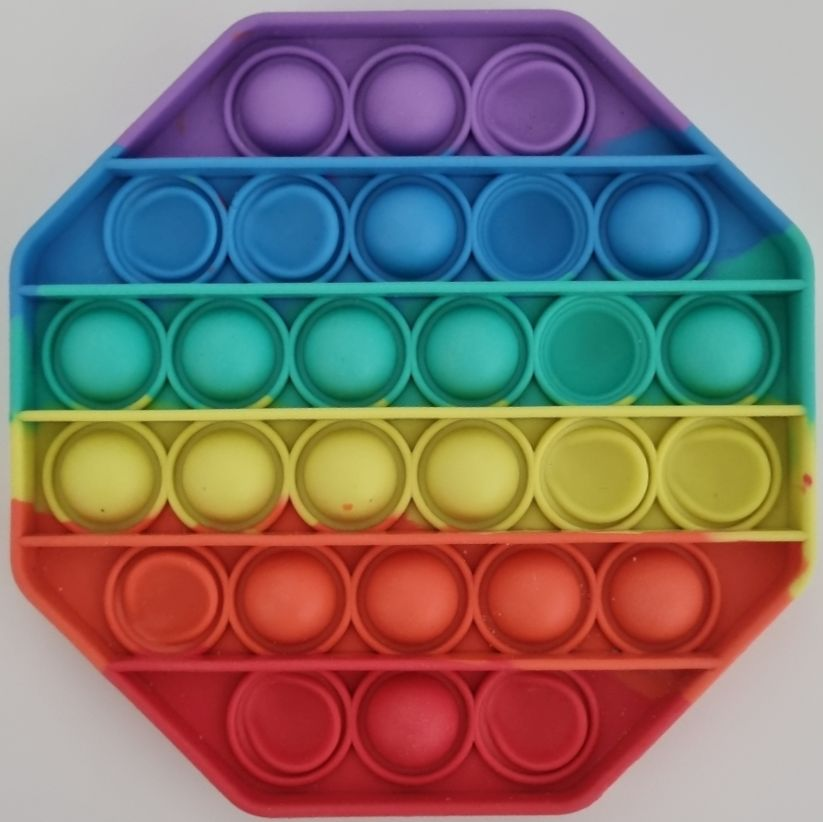
#> input picture pop_resize_006.jpg, 823 x 822 px
$ python test20.py
#> lines starting #> are read from the running program, lines starting #| are printed output that depends on the picture; after the words box and inside, x2 and y2 are one past the last pixel; in counts of white or black regions, pixels touching at a corner belong together
# -*- coding: utf-8 -*-
"""
Created on Fri Nov 26 03:18:30 2021

@author: Coding
"""

import cv2 # opencv import
import numpy as np # numpy import

data=[] # 흰색 픽셀 데이터 리스트 생성

img = cv2.imread("pop_resize_006.jpg", cv2.IMREAD_COLOR)
#> img is the input picture: shape (822, 823, 3); mean B, G, R 110.8, 115.7, 128.4
img_resized = cv2.resize(img , dsize=(800, 800), interpolation=cv2.INTER_AREA)
img_c = img_resized.copy()

#================== 이미지 선명도 증가 함수===========
def img_Contrast(img_c):
    lab = cv2.cvtColor(img_c, cv2.COLOR_BGR2LAB)
#> lab: shape (800, 800, 3); mean of channels 0, 1, 2 133.7, 137.6, 136.7
    l, a, b = cv2.split(lab)
    clahe = cv2.createCLAHE(clipLimit=3.0, tileGridSize=(9, 9))
    cl = clahe.apply(l)
    limg = cv2.merge((cl, a, b))
#> limg: shape (800, 800, 3); mean of channels 0, 1, 2 140.8, 137.6, 136.7
    final = cv2.cvtColor(limg, cv2.COLOR_LAB2BGR)
    return final
img_c=  img_Contrast(img_c)
#=====================================================


img_gray = cv2.cvtColor(img_c, cv2.COLOR_BGR2GRAY) # 이미지 그레이스케일

img_stratched = cv2.normalize(img_gray, None, 128, 255, cv2.NORM_MINMAX) # 히스토그램 스트레칭은 NORM_MINMAX

img_stratched2 = cv2.normalize(img_stratched, None, 128, 255, cv2.NORM_MINMAX) # 히스토그램 스트레칭은 NORM_MINMAX

clahe = cv2.createCLAHE(clipLimit=2.0, tileGridSize=(8,8))
img2 = clahe.apply(img_stratched2)
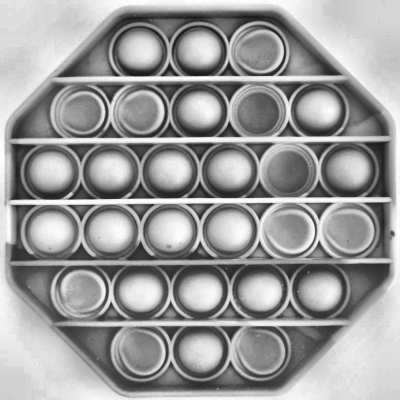
#> img2: shape (800, 800) (shown at 1/2 size); min 25, max 255, mean 154.9

kernel1 = cv2.getStructuringElement(cv2.MORPH_RECT, (8,8))
blackhat = cv2.morphologyEx(img2, cv2.MORPH_BLACKHAT, kernel1)

img4 = cv2.normalize(blackhat, None, 0, 255, cv2.NORM_MINMAX) # 히스토그램 스트레칭은 NORM_MINMAX
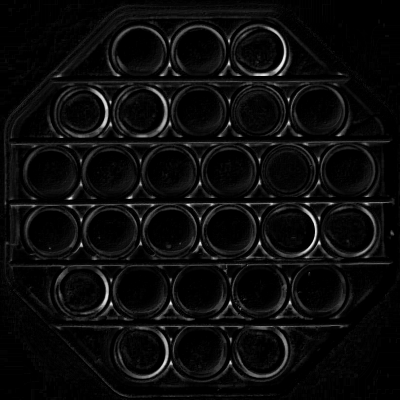
#> img4: shape (800, 800) (shown at 1/2 size); min 0, max 255, mean 12

img5 = cv2.normalize(img4, None, 0, 255, cv2.NORM_MINMAX) # 히스토그램 스트레칭은 NORM_MINMAX

img6 = cv2.normalize(img5, None, 0, 255, cv2.NORM_MINMAX) # 히스토그램 스트레칭은 NORM_MINMAX

img7 = cv2.normalize(img6, None, 0, 255, cv2.NORM_MINMAX) # 히스토그램 스트레칭은 NORM_MINMAX

img_binary = cv2.adaptiveThreshold(img_gray,255,cv2.ADAPTIVE_THRESH_GAUSSIAN_C,cv2.THRESH_BINARY,15,3)
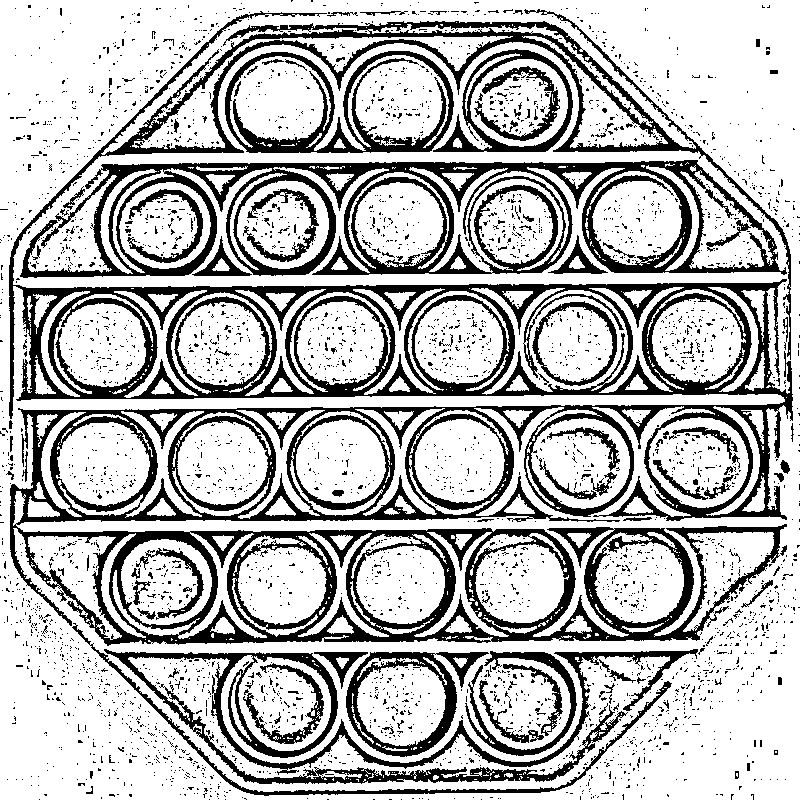
#> img_binary: shape (800, 800); 72.4% white; 3765 black regions (3645 under 20 px), largest, box (x1, y1, x2, y2) and area: (9, 9, 793, 646) 95625, (20, 160, 787, 278) 25272, (104, 649, 698, 784) 11880


#===== Mopolgy2 =============================================
# 모폴로지 연산(침식 or 팽창)
kernel_size_row = 3 # 이 값이 커질수록 침식 또는 팽창 효과가 강해집니다 (기본값 : 3)
kernel_size_col = 3 # 이 값이 커질수록 침식 또는 팽창 효과가 강해집니다 (기본값 : 3)
# 3, 5, 7등으로 값을 바꿔서 실행해보세요. cv2.erode()나 cv.dilate를 반복하여 적용하는 것도 가능합니다.
kernel = np.ones((kernel_size_row, kernel_size_col), np.uint8)

erosion_image = cv2.erode(img_binary, kernel, iterations=1)  # 침식연산이 적용된 이미지
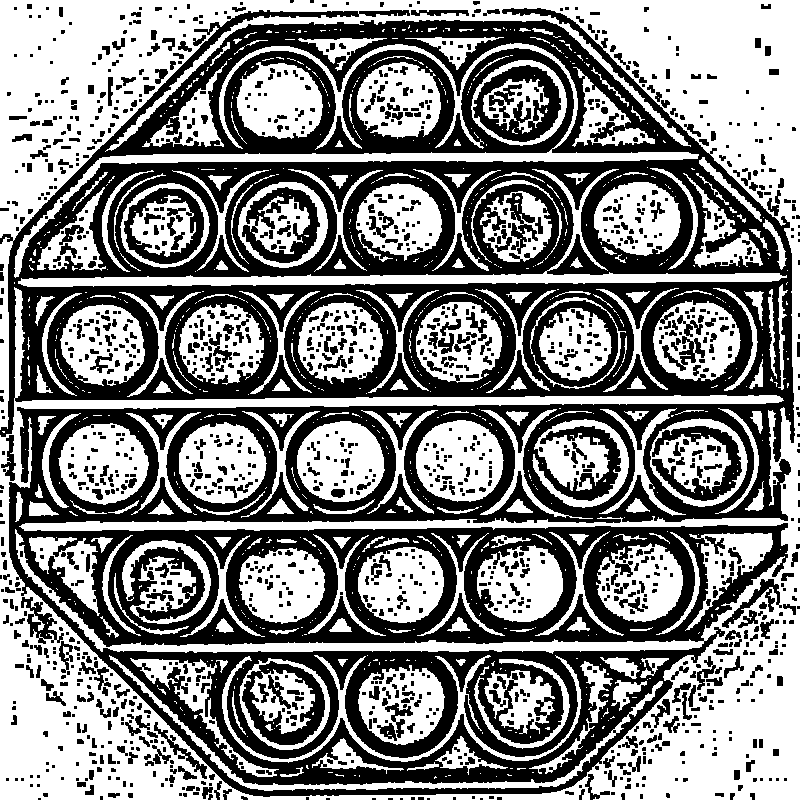
#> erosion_image: shape (800, 800); 52% white; 1517 black regions (888 under 20 px), largest, box (x1, y1, x2, y2) and area: (0, 8, 795, 797) 251815, (473, 65, 561, 142) 2932, (242, 661, 325, 745) 2539
                                                           # iterations를 2 이상으로 설정하면 반복
dilation_image = cv2.dilate(img_binary, kernel, iterations=1)  # 팽창연산이 적용된 이미지
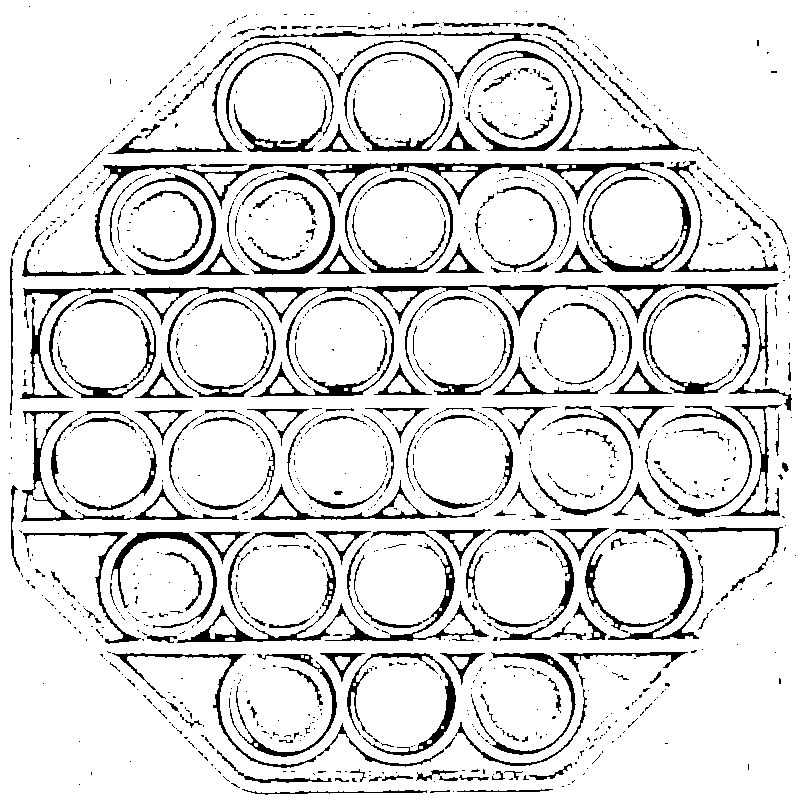
#> dilation_image: shape (800, 800); 88.6% white; 1221 black regions (989 under 20 px), largest, box (x1, y1, x2, y2) and area: (22, 162, 691, 277) 5525, (20, 283, 779, 399) 4695, (177, 531, 489, 643) 2939
                                                             # iterations를 2 이상으로 설정하면 반복 적용됨
#==========================================================

denoise3 = cv2.medianBlur(erosion_image, 1)

try:
    circles = cv2.HoughCircles(denoise3, cv2.HOUGH_GRADIENT, 2, 90, param1 = 200, param2 =85, minRadius = 44, maxRadius = 63)
#> circles = 28 rows, first 8: [521, 701, 59.6], [281, 227, 57.4], [279, 107, 61.8], [103, 347, 61.8], [463, 467, 61.8], [399, 105, 57.4], [219, 459, 61.8], [159, 225, 57.4]
    circles = np.uint16(np.around(circles))
#> circles = 28 rows, first 8: [521, 701, 60], [281, 227, 57], [279, 107, 62], [103, 347, 62], [463, 467, 62], [399, 105, 57], [219, 459, 62], [159, 225, 57]
    for i in circles[0]:
         #x,y는 원의 중심값
        x = i[0].item()
        y = i[1].item()
        #img_circle = cv2.circle(blackhat, (x,y), 50, (255, 255, 255), 2)
        cv2.rectangle(img_c,(x-50,y-25),(x+50,y+25),(255,255,255),2)
        img_crop = img7[y-25:y+25,x-50:x+50] # 이미지 크롭
        pix_sum = np.sum(img_crop) # 픽셀값을 모두 더하기
        pix_sum_cnt = int((pix_sum/255)) # 이미지에서 흰색 픽셀의 개수에 해당
        data.append(pix_sum_cnt) # 픽셀수를 다 더해서 data 리스트에 하나씩 담음
        # [4 lines of commented-out code are left out]
        if 300<pix_sum_cnt:
             cv2.putText(img_c, 'error', (x-20,y), cv2.FONT_HERSHEY_SIMPLEX, 0.5, (0,0,255), 3)
#> this loop made 28 passes
#> (i, x, y, pix_sum, pix_sum_cnt) on passes 1 to 8: ([521, 701, 60], 521, 701, 51103, 200), ([281, 227, 57], 281, 227, 72671, 284), ([279, 107, 62], 279, 107, 43337, 169), ([103, 347, 62], 103, 347, 32079, 125), ([463, 467, 62], 463, 467, 43755, 171), ([399, 105, 57], 399, 105, 43379, 170), ([219, 459, 62], 219, 459, 40055, 157), ([159, 225, 57], 159, 225, 55535, 217)
#> pass 1, `img_crop = img7[y-25:y+25,x-50:x+50]`:
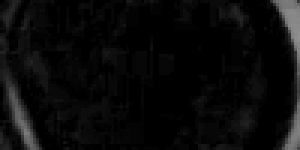
#> img_crop: shape (50, 100) (shown 3 times larger); min 0, max 144, mean 10.2
#> after the loop:
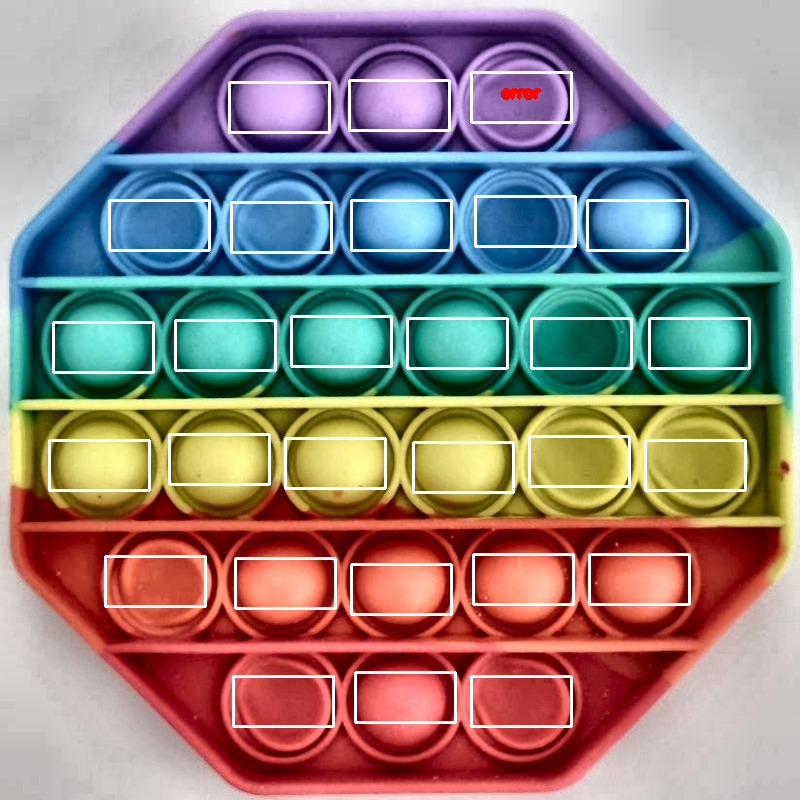
#> img_c: shape (800, 800, 3); mean B, G, R 126, 130.4, 144.5
#> after the loop, data = 28 values, max 314 at index 26, min 100 at index 27, mean 165.9
except:
    circles = 0
#=====================================================================

sor = np.sort(data)
#> sor = 28 values from 100 to 314
print(sor) #sor 데이터 리스트 출력
#| [100 110 120 125 128 129 133 136 141 142 143 143 144 146 150 157 165 167
#|  169 170 171 175 189 200 217 278 284 314]

#===================================최종 결과 확인====================
cv2.imshow("Result1", blackhat)
cv2.imshow("Result2", img_c)
cv2.imshow("Result3", img7)
cv2.waitKey(0)
cv2.destroyAllWindows()
#====================================================================

$ run again, with pop_resize_002.jpg copied over pop_resize_006.jpg
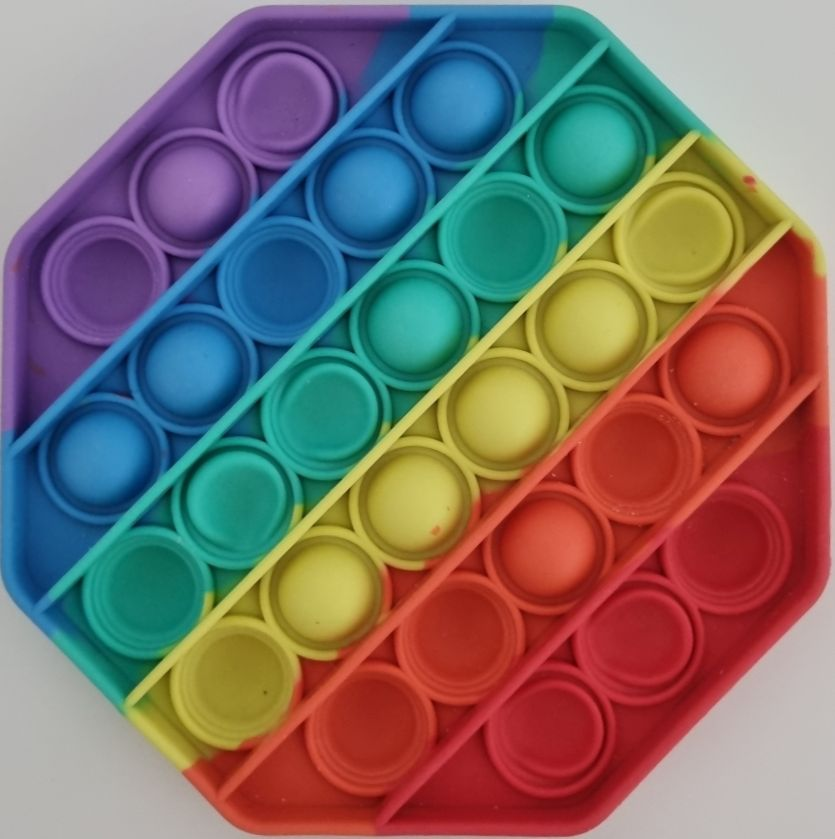
#> input picture pop_resize_002.jpg, 835 x 839 px
#> img is the input picture: shape (839, 835, 3); mean B, G, R 106.3, 111.5, 125
#> lab: shape (800, 800, 3); mean of channels 0, 1, 2 130, 138, 137.2
#> limg: shape (800, 800, 3); mean of channels 0, 1, 2 136.8, 138, 137.2
#> `img_binary = cv2.adaptiveThreshold(img_gray,255,cv2.ADAPTIVE_THRESH_GA..`:
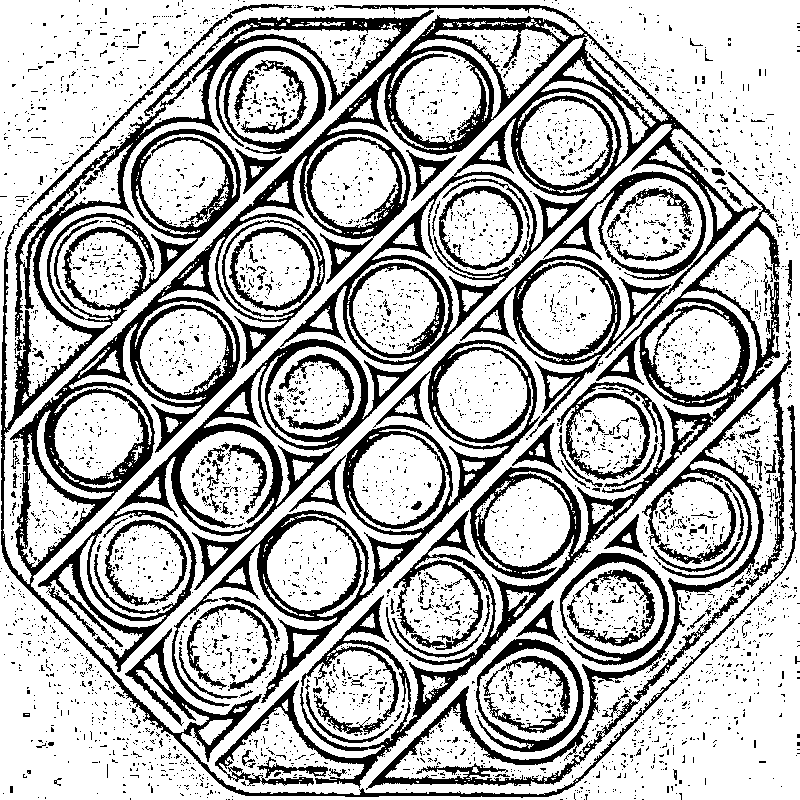
#> img_binary: shape (800, 800); 71.6% white; 3801 black regions (3624 under 20 px), largest, box (x1, y1, x2, y2) and area: (1, 4, 797, 798) 82408, (215, 172, 780, 788) 25031, (172, 340, 540, 707) 12698
#> erosion_image: shape (800, 800); 49.7% white; 986 white regions (778 under 20 px), largest, box (x1, y1, x2, y2) and area: (0, 0, 800, 800) 108175, (5, 9, 582, 583) 10285, (361, 353, 787, 788) 8964
#> dilation_image: shape (800, 800); 89.2% white; 1582 black regions (1325 under 20 px), largest, box (x1, y1, x2, y2) and area: (166, 18, 505, 295) 4868, (34, 11, 432, 344) 3211, (19, 388, 152, 574) 2170
#> `circles = cv2.HoughCircles(denoise3, cv2.HOUGH_GRADIENT, 2, 90, param1..`: circles = 28 rows, first 8: [271, 101, 57.4], [573, 311, 61.8], [99, 267, 59.6], [437, 97, 57.4], [649, 225, 61.8], [229, 477, 59.6], [611, 603, 61.8], [357, 691, 52.8]
#> `circles = np.uint16(np.around(circles))`: circles = 28 rows, first 8: [271, 101, 57], [573, 311, 62], [99, 267, 60], [437, 97, 57], [649, 225, 62], [229, 477, 60], [611, 603, 62], [357, 691, 53]
#> the loop `for i in circles[0]:` made 28 passes
#> (i, x, y, pix_sum, pix_sum_cnt) on passes 1 to 8: ([271, 101, 57], 271, 101, 68973, 270), ([573, 311, 62], 573, 311, 30593, 119), ([99, 267, 60], 99, 267, 35382, 138), ([437, 97, 57], 437, 97, 31506, 123), ([649, 225, 62], 649, 225, 29580, 116), ([229, 477, 60], 229, 477, 56125, 220), ([611, 603, 62], 611, 603, 48569, 190), ([357, 691, 53], 357, 691, 24231, 95)
#> after the loop `for i in circles[0]:`:
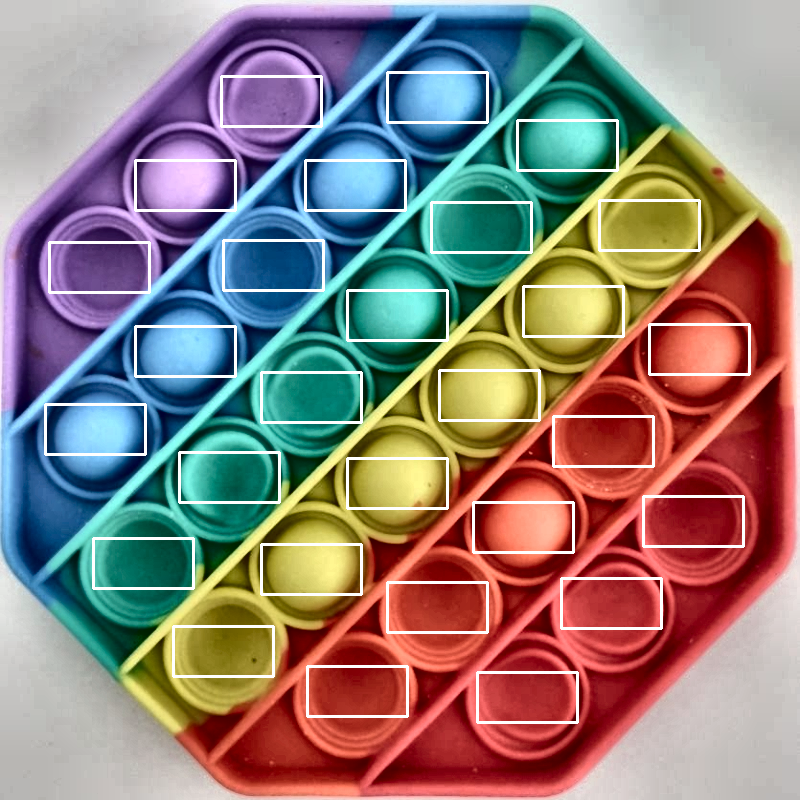
#> img_c: shape (800, 800, 3); mean B, G, R 121.1, 125.8, 140.9
#> after the loop `for i in circles[0]:`: data = 28 values, max 270 at index 0, min 95 at index 7, mean 135.8
#> sor = 28 values from 95 to 270
#| [ 95  99 100 101 111 111 113 115 116 117 119 121 122 122 123 123 124 124
#|  131 134 136 138 156 161 190 211 220 270]
